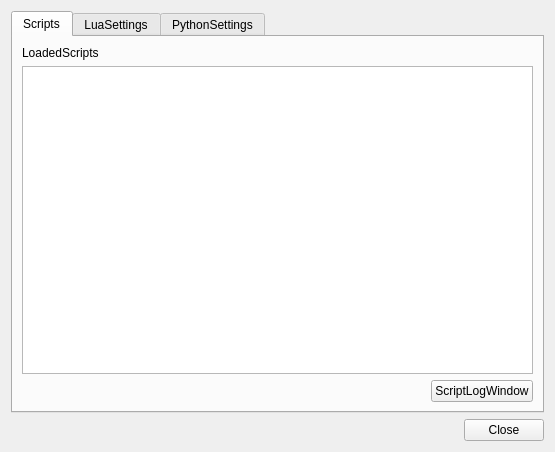
<?xml version="1.0" encoding="UTF-8"?>
<ui version="4.0">
 <class>ScriptsTool</class>
 <widget class="QWidget" name="ScriptsTool">
  <property name="geometry">
   <rect>
    <x>0</x>
    <y>0</y>
    <width>555</width>
    <height>452</height>
   </rect>
  </property>
  <property name="windowTitle">
   <string>Scripts</string>
  </property>
  <layout class="QVBoxLayout" name="verticalLayout">
   <item>
    <widget class="QTabWidget" name="tabWidget">
     <property name="currentIndex">
      <number>0</number>
     </property>
     <widget class="QWidget" name="scriptsTab">
      <attribute name="title">
       <string>Scripts</string>
      </attribute>
      <layout class="QVBoxLayout" name="verticalLayout_3">
       <item>
        <widget class="QLabel" name="label_2">
         <property name="text">
          <string>LoadedScripts</string>
         </property>
        </widget>
       </item>
       <item>
        <widget class="QListWidget" name="scripts">
         <property name="selectionMode">
          <enum>QAbstractItemView::MultiSelection</enum>
         </property>
         <property name="sortingEnabled">
          <bool>true</bool>
         </property>
        </widget>
       </item>
       <item>
        <layout class="QHBoxLayout" name="horizontalLayout_2">
         <item>
          <widget class="QPushButton" name="addScripts">
           <property name="maximumSize">
            <size>
             <width>22</width>
             <height>22</height>
            </size>
           </property>
           <property name="toolTip">
            <string>AddScripts</string>
           </property>
           <property name="accessibleName">
            <string>AddScripts</string>
           </property>
           <property name="text">
            <string notr="true"/>
           </property>
           <property name="flat">
            <bool>true</bool>
           </property>
           <property name="themeID" stdset="0">
            <string notr="true">addIconSmall</string>
           </property>
          </widget>
         </item>
         <item>
          <widget class="QPushButton" name="removeScripts">
           <property name="maximumSize">
            <size>
             <width>22</width>
             <height>22</height>
            </size>
           </property>
           <property name="toolTip">
            <string>RemoveScripts</string>
           </property>
           <property name="accessibleName">
            <string>RemoveScripts</string>
           </property>
           <property name="text">
            <string notr="true"/>
           </property>
           <property name="flat">
            <bool>true</bool>
           </property>
           <property name="themeID" stdset="0">
            <string notr="true">removeIconSmall</string>
           </property>
          </widget>
         </item>
         <item>
          <widget class="QPushButton" name="reloadScripts">
           <property name="maximumSize">
            <size>
             <width>22</width>
             <height>22</height>
            </size>
           </property>
           <property name="toolTip">
            <string>ReloadScripts</string>
           </property>
           <property name="accessibleName">
            <string>ReloadScripts</string>
           </property>
           <property name="text">
            <string notr="true"/>
           </property>
           <property name="flat">
            <bool>true</bool>
           </property>
           <property name="themeID" stdset="0">
            <string notr="true">refreshIconSmall</string>
           </property>
          </widget>
         </item>
         <item>
          <spacer name="horizontalSpacer_2">
           <property name="orientation">
            <enum>Qt::Horizontal</enum>
           </property>
           <property name="sizeHint" stdset="0">
            <size>
             <width>40</width>
             <height>20</height>
            </size>
           </property>
          </spacer>
         </item>
         <item>
          <widget class="QPushButton" name="scriptLog">
           <property name="text">
            <string>ScriptLogWindow</string>
           </property>
          </widget>
         </item>
        </layout>
       </item>
      </layout>
     </widget>
     <widget class="QWidget" name="luaSettingsTab">
      <attribute name="title">
       <string>LuaSettings</string>
      </attribute>
      <layout class="QVBoxLayout" name="verticalLayout_4">
       <item>
        <widget class="QLabel" name="label_3">
         <property name="text">
          <string>LuaSettings.LuaDepPaths</string>
         </property>
         <property name="buddy">
          <cstring>luaDepPaths</cstring>
         </property>
        </widget>
       </item>
       <item>
        <widget class="QListWidget" name="luaDepPaths">
         <property name="selectionMode">
          <enum>QAbstractItemView::MultiSelection</enum>
         </property>
         <property name="sortingEnabled">
          <bool>true</bool>
         </property>
        </widget>
       </item>
       <item>
        <layout class="QHBoxLayout" name="horizontalLayout_4">
         <item>
          <widget class="QPushButton" name="addLuaDepPath">
           <property name="maximumSize">
            <size>
             <width>22</width>
             <height>22</height>
            </size>
           </property>
           <property name="toolTip">
            <string>LuaSettings.AddLuaDepPath</string>
           </property>
           <property name="accessibleName">
            <string>LuaSettings.AddLuaDepPath</string>
           </property>
           <property name="text">
            <string notr="true"/>
           </property>
           <property name="flat">
            <bool>true</bool>
           </property>
           <property name="themeID" stdset="0">
            <string notr="true">addIconSmall</string>
           </property>
          </widget>
         </item>
         <item>
          <widget class="QPushButton" name="removeLuaDepPath">
           <property name="maximumSize">
            <size>
             <width>22</width>
             <height>22</height>
            </size>
           </property>
           <property name="toolTip">
            <string>LuaSettings.RemoveLuaDepPath</string>
           </property>
           <property name="accessibleName">
            <string>LuaSettings.RemoveLuaDepPath</string>
           </property>
           <property name="text">
            <string notr="true"/>
           </property>
           <property name="flat">
            <bool>true</bool>
           </property>
           <property name="themeID" stdset="0">
            <string notr="true">removeIconSmall</string>
           </property>
          </widget>
         </item>
         <item>
          <spacer name="horizontalSpacer_3">
           <property name="orientation">
            <enum>Qt::Horizontal</enum>
           </property>
           <property name="sizeHint" stdset="0">
            <size>
             <width>40</width>
             <height>20</height>
            </size>
           </property>
          </spacer>
         </item>
        </layout>
       </item>
      </layout>
     </widget>
     <widget class="QWidget" name="pythonSettingsTab">
      <attribute name="title">
       <string>PythonSettings</string>
      </attribute>
      <layout class="QVBoxLayout" name="verticalLayout_2">
       <item>
        <widget class="QLabel" name="label">
         <property name="text">
          <string>PythonSettings.PythonInstallPath</string>
         </property>
         <property name="buddy">
          <cstring>pythonPath</cstring>
         </property>
        </widget>
       </item>
       <item>
        <layout class="QHBoxLayout" name="horizontalLayout_3">
         <item>
          <widget class="QLineEdit" name="pythonPath">
           <property name="readOnly">
            <bool>true</bool>
           </property>
          </widget>
         </item>
         <item>
          <widget class="QPushButton" name="pythonPathBrowse">
           <property name="accessibleName">
            <string>PythonSettings.BrowsePythonPath</string>
           </property>
           <property name="text">
            <string>Browse</string>
           </property>
          </widget>
         </item>
        </layout>
       </item>
       <item>
        <spacer name="verticalSpacer">
         <property name="orientation">
          <enum>Qt::Vertical</enum>
         </property>
         <property name="sizeHint" stdset="0">
          <size>
           <width>510</width>
           <height>306</height>
          </size>
         </property>
        </spacer>
       </item>
      </layout>
     </widget>
    </widget>
   </item>
   <item>
    <layout class="QHBoxLayout" name="horizontalLayout">
     <item>
      <spacer name="horizontalSpacer">
       <property name="orientation">
        <enum>Qt::Horizontal</enum>
       </property>
       <property name="sizeHint" stdset="0">
        <size>
         <width>40</width>
         <height>20</height>
        </size>
       </property>
      </spacer>
     </item>
     <item>
      <widget class="QPushButton" name="close">
       <property name="text">
        <string>Close</string>
       </property>
      </widget>
     </item>
    </layout>
   </item>
  </layout>
 </widget>
 <tabstops>
  <tabstop>tabWidget</tabstop>
  <tabstop>scripts</tabstop>
  <tabstop>addScripts</tabstop>
  <tabstop>removeScripts</tabstop>
  <tabstop>reloadScripts</tabstop>
  <tabstop>close</tabstop>
  <tabstop>luaDepPaths</tabstop>
  <tabstop>addLuaDepPath</tabstop>
  <tabstop>removeLuaDepPath</tabstop>
  <tabstop>pythonPath</tabstop>
  <tabstop>pythonPathBrowse</tabstop>
 </tabstops>
 <resources/>
 <connections/>
</ui>
